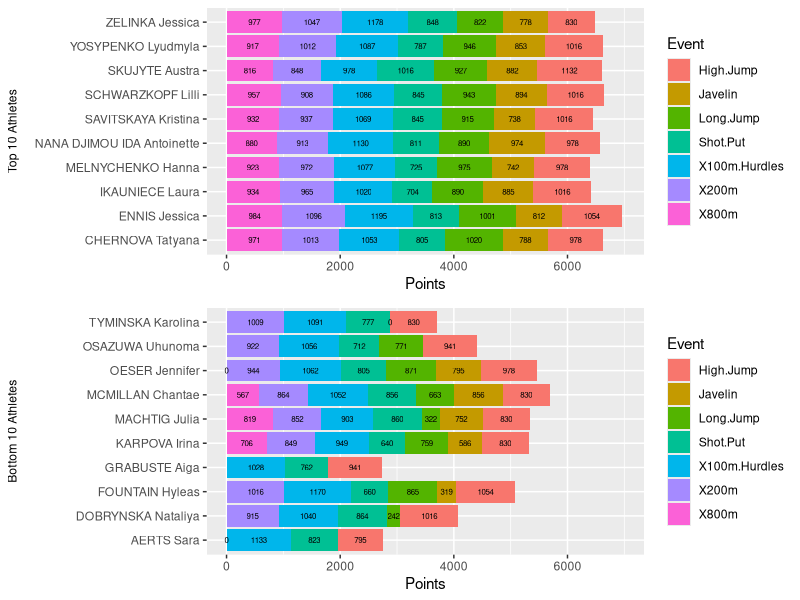

Recreate this plot in R.
## ---- chunk 1
knitr::opts_chunk$set(echo = TRUE)
## ---- chunk 2
#install.packages("ggplot2")
library(ggplot2)
#install.packages("reshape2")
library(reshape2)
#install.packages("ggthemes")
library(ggthemes)
library(scales)
library(tidyverse)
#install.packages("cowplot")
library(cowplot)
library(gridExtra)

## ---- chunk 3
hep <- read.csv("Hep2012.csv");
hep_tot <- hep;
#head(hep_tot);

# add col with row sums (total points)
for(i in 1:nrow(hep_tot)){hep_tot$pts_total[i] <- rowSums(hep_tot[i,2:8], na.rm=TRUE)}
#head(hep_tot);

# use order function to sort data into order based on total points
# default is in ascending order
hep_tot_sorted <- hep_tot[order(hep_tot$pts_total),];
#tail(hep_tot_sorted);
#str(hep_tot_sorted)

#-----------------------------
# retrieve bottom 10 scores - excluding 'total points' scored col
bot10_subset <- hep_tot_sorted[1:10,1:8];
#bot10_subset; # bottom 10 rows 
#-----------------------------
bot10_subsetg <- gather(bot10_subset, key=Event, value=Points,-Athlete);
#bot10_subsetg; # 70 rows (7 events X bottom 10 athletes)
#-----------------------------
#-----------------------------
# retrieve top 10 scores - excluding 'total points' scored col
top10_subset <- hep_tot_sorted[(nrow(hep_tot_sorted)-9):nrow(hep_tot_sorted),1:8];
#top10_subset; # top 10 rows
#-----------------------------
top10_subsetg <- gather(top10_subset, key=Event, value=Points,-Athlete);
#top10_subsetg; # 70 rows (7 events X top 10 athletes)
#-----------------------------
#-----------------------------

top_plotty <- ggplot(data = top10_subsetg, aes(x = Athlete, y = Points, fill = Event, label=Points)) +
  geom_bar(stat = 'identity') + labs(x = "Top 10 Athletes", y = "Points") +
  theme(axis.title.y = element_text(size = rel(0.8))) +
  geom_text(size=2, position = position_stack(vjust=0.5)) + 
  ylim(0, 7000) +
  coord_flip();

bot_plotty <- ggplot(data = bot10_subsetg, aes(x = Athlete, y = Points, fill = Event, label=Points)) +
  geom_bar(stat = 'identity') + labs(x = "Bottom 10 Athletes") +
  theme(axis.title.y = element_text(size = rel(0.8))) +
  geom_text(size=2, position = position_stack(vjust=0.5)) + 
  ylim(0, 7000) +
  coord_flip();

#-----------------------------
#par(mfrow=c(1,1))
plot_grid(top_plotty, bot_plotty, nrow = 2, align = "v")
#top_plotty
#bot_plotty
#-----------------------------
